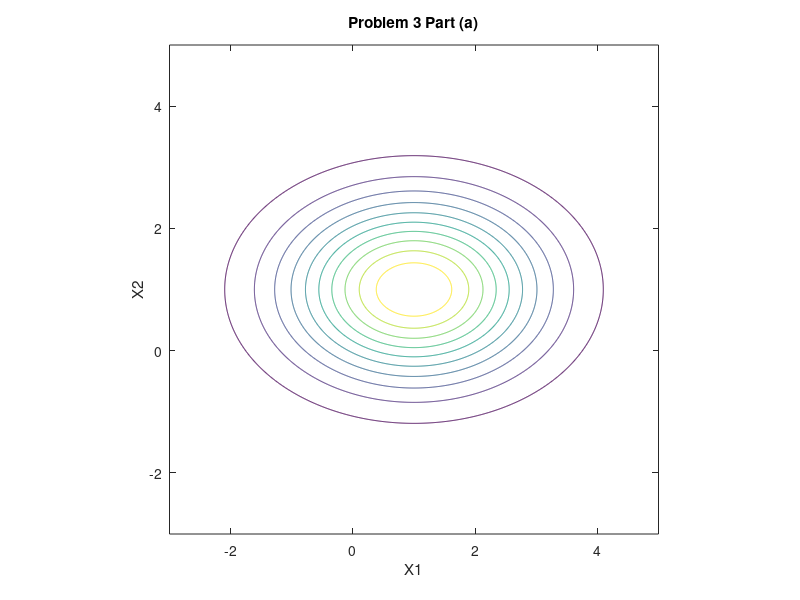
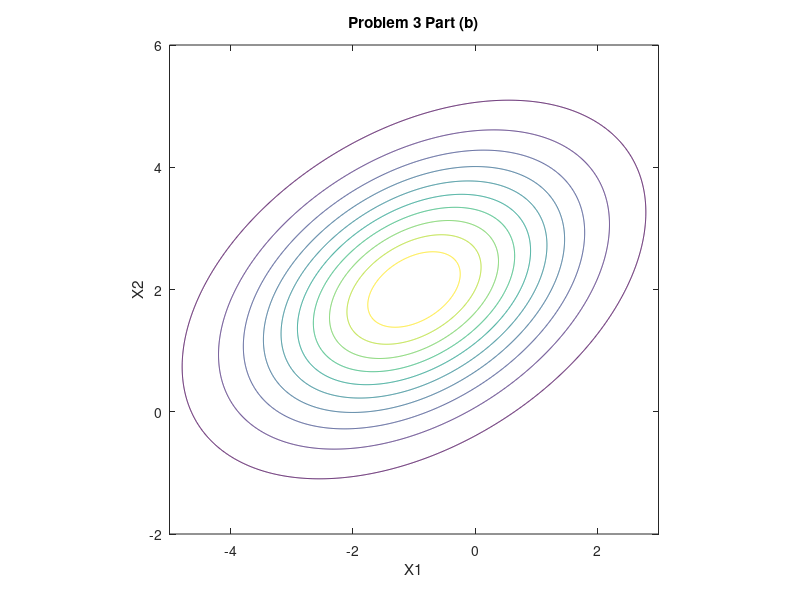
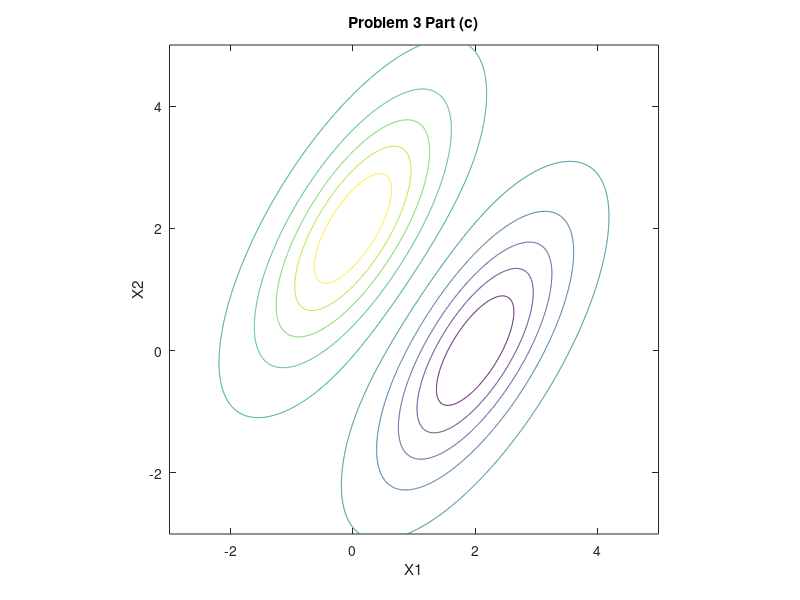
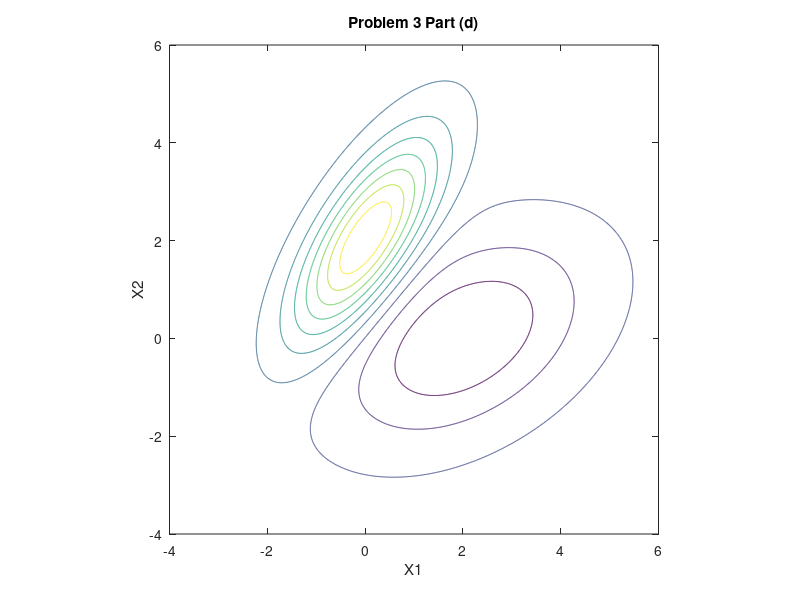

Recreate these plots in MATLAB, in order.
%%
%CS 289
%HW3,Problem 3
%Jiaying Shi
%shijy07@gmail.com
%%
clear all;
clc;
N=1000;
%%
%Part a
mu=[1 1];
Sigma=[2 0;0 1];
[X1,X2] = meshgrid(linspace(-3,5,N)', linspace(-3,5,N)');
X = [X1(:) X2(:)];
p = mvnpdf(X, mu, Sigma);
ha=figure(1);
contour(X1,X2,reshape(p,N,N));
axis square;
title('Problem 3 Part (a)');
xlabel('X1');
ylabel('X2');
saveas(ha,'p2pa.jpg')
%%
%Part b
mu=[-1 2];
Sigma=[3 1;1 2];
[X1,X2] = meshgrid(linspace(-5,3,N)', linspace(-2,6,N)');
X = [X1(:) X2(:)];
p = mvnpdf(X, mu, Sigma);
hb=figure(2);
contour(X1,X2,reshape(p,N,N));
axis square;
title('Problem 3 Part (b)');
xlabel('X1');
ylabel('X2');
saveas(hb,'p3pb.jpg')
%%
%Part c
mu1=[0 2];
mu2=[2 0];
Sigma=[1 1;1 2];
[X1,X2] = meshgrid(linspace(-3,5,N)', linspace(-3,5,N)');
X = [X1(:) X2(:)];
p1= mvnpdf(X, mu1, Sigma);
p2= mvnpdf(X, mu2, Sigma);
p=p1-p2;
hc=figure(3);
contour(X1,X2,reshape(p,N,N));
axis square;
title('Problem 3 Part (c)');
xlabel('X1');
ylabel('X2');
saveas(hc,'p3pc.jpg')
%%
%Part d
mu1=[0 2];
mu2=[2 0];
Sigma1=[1 1;1 2];
Sigma2=[3 1; 1 2];
[X1,X2] = meshgrid(linspace(-4,6,N)', linspace(-4,6,N)');
X = [X1(:) X2(:)];
p1= mvnpdf(X, mu1, Sigma1);
p2= mvnpdf(X, mu2, Sigma2);
p=p1-p2;
hd=figure(4);
contour(X1,X2,reshape(p,N,N));
axis square;
title('Problem 3 Part (d)');
xlabel('X1');
ylabel('X2');
saveas(hd,'p3pd.jpg')
%%
%Part e
mu1=[1 1];
mu2=[-1 -1];
Sigma1=[1 0;0 2];
Sigma2=[2 1; 1 2];
[X1,X2] = meshgrid(linspace(-10,10,N)', linspace(-10,10,N)');
X = [X1(:) X2(:)];
p1= mvnpdf(X, mu1, Sigma1);
p2= mvnpdf(X, mu2, Sigma2);
p=p1-p2;
he=figure(5);
contour(X1,X2,reshape(p,N,N));
axis square;
title('Problem 3 Part (e)');
xlabel('X1');
ylabel('X2');
saveas(he,'p3pe.jpg')